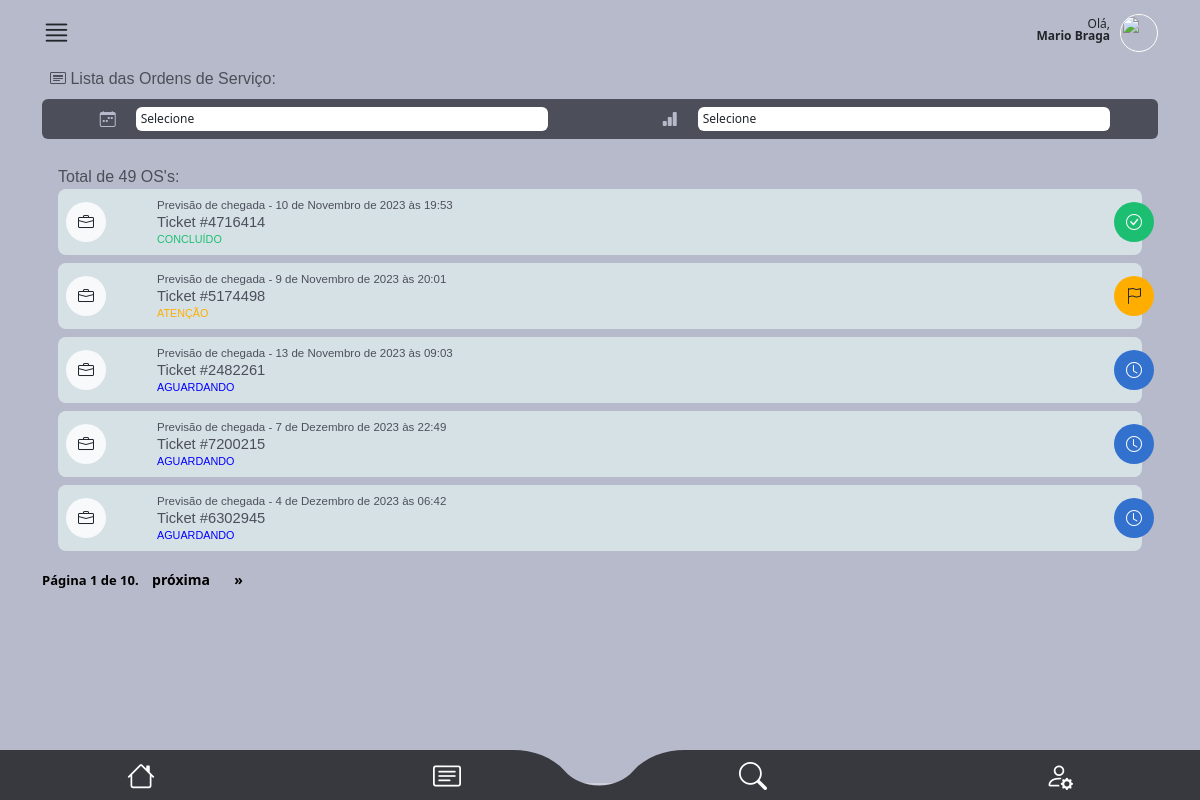
Screenshot of /main/minhas_os/ (signed in) with the database file from the repository.
### authentication/models.py (models this page shows, shortened)
class CustomUser(AbstractUser):
    telefone = models.CharField(max_length=15, null=False)
    endereco = models.ForeignKey(
        Endereco, on_delete=models.CASCADE, null=True, default=None
    )
    foto = models.ImageField(upload_to="img/perfil_user/", null=True, blank=True)
    email = models.EmailField(unique=True)

### staff/models.py (models this page shows, shortened)
class OrdemDeServico(models.Model):
    ticket = models.CharField(max_length=200, unique=True)
    tecnico = models.ForeignKey(
        CustomUser, on_delete=models.CASCADE, related_name="ordens_técnico"
    )
    staff = models.ForeignKey(
        CustomUser, on_delete=models.CASCADE, related_name="ordens_staff"
    )
    descricao = models.TextField(max_length=600)
    previsao_chegada = models.DateTimeField(editable=True)
    previsao_execucao = models.DateTimeField(editable=True)
    material = models.CharField(max_length=100, validators=[MinLengthValidator(3)])
    equipamento = models.CharField(max_length=100, validators=[MinLengthValidator(3)])
    data_criacao = models.DateTimeField(auto_now_add=True)
    cliente = models.ForeignKey(Cliente, on_delete=models.CASCADE)
    contrato = models.CharField(max_length=700, null=True, blank=True)
    atividade = models.CharField(max_length=50, choices=ACTIVITY_CHOICES)
    status_tecnico = models.CharField(max_length=50, choices=TECNICAL_CHOICES)
    status = models.CharField(
        max_length=10, choices=STATUS_CHOICES, default="Aguardando"
    )
    atraso_em_minutos = models.CharField(
        max_length=50, null=True, blank=True, choices=ATRASO_CHOICES
    )
    atraso_descricao = models.TextField(max_length=400, null=True, blank=True)
    descricao_reagendamento = models.TextField(max_length=400, null=True, blank=True)
    vezes_reagendada = models.IntegerField(default=0)

### main/views.py (the view, shortened to what this page needs)
@user_passes_test(is_tecnico)
def minhas_os(request):
    try:
        status_filter = request.GET.get("status")
        previsao_chegada_filter = request.GET.get("previsao_chegada")
        user = request.user
        ordens_ativas = OrdemDeServico.objects.filter(
            tecnico=user, status__in=["Atenção", "Urgente", "Aguardando", "Concluído"]
        )
        ordens_ativas_counter = OrdemDeServico.objects.filter(
            tecnico=user, status__in=["Atenção", "Urgente", "Aguardando", "Concluído"]
        )
        if status_filter and status_filter != "Todas":
            ordens_ativas = ordens_ativas.filter(status=status_filter)
        items_per_page = 5
        paginator = Paginator(ordens_ativas, items_per_page)
        page = request.GET.get("page")
        try:
            ordens_ativas = paginator.page(page)
        except PageNotAnInteger:
            ordens_ativas = paginator.page(1)
        except EmptyPage:
            ordens_ativas = paginator.page(paginator.num_pages)
        return render(
            request,
            "minhas_os.html",
            {"ordens_ativas": ordens_ativas, "qtdos": len(ordens_ativas_counter)},
        )
    except Exception as e:
        return render(request, "error.html", {"error_message": str(e)})

### main/helpers.py (called while the page is built)
def is_tecnico(user):
    return user.groups.filter(name="Técnico").exists()

### main/templates/minhas_os.html (shortened to what this page needs)
{% extends "base2.html" %}
{%load static%}
{% block rest %}
      <section id="lista_oc_scr">
        <div class="container">
            <div id="oc_lista">
                <label class="mt-1 mb-2 ms-2 font-medium color04"><i class="bi bi-bi bi-card-heading"></i> Lista das Ordens de Serviço:</label>
                <form id="filter_oc" class="bg04 p-2">
                  <div class="row">
                    <div class="col-6">
                      <div class="row">
                        <div class="col-2 text-end">
                          <i class="bi bi-calendar-week color03 me-1"></i>
                        </div>
                        <div class="col-10 p-0">
                          <select class="form-control ms-1" id = 'date-filter'>
                            <option selected>Selecione</option>
                          </select>
                        </div>
                      </div>
                    </div>
                    <div class="col-6">
                      <div class="row">
                        <div class="col-2 text-end">
                          <i class="bi bi-bar-chart-fill color03 me-1"></i>
                        </div>
                        <div class="col-10 p-0">
                          <select class="form-control ms-1" id='status-filter'>
                            <option selected>Selecione</option>
                          </select>
                        </div>
                      </div>
                    </div>
                  </div>
                </form>
              <div class="tab-pane fade show active" id="pills-01" role="tabpanel" aria-labelledby="pills-home-tab" tabindex="0">
                <label class="mt-2 font-medium color04">Total de {{qtdos}} OS's:</label>
                {% for ordem in ordens_ativas %}
                <div class="oc_lista_item">
                      <a href="{% url 'os_detail2' ordem.id %}" class="a-whole"></a>
                      <div class="row">
                          <div class="col-2 col-md-1">
                              <div class="icon bg-light"><i class="bi bi-briefcase text-dark"></i></div>
                          </div>
                          <div class="col-9 col-md-11">
                              <div class="oc_l_data color04 font-light">Previsão de chegada - {{ ordem.previsao_chegada }}</div>
                              <div class="oc_l_nome font-medium color04">Ticket #{{ ordem.ticket }}</div>
                              <div class="oc_l_status font-medium {% if ordem.status == 'Urgente' %}color-red{% elif ordem.status == 'Atenção' %}color-yellow{% elif ordem.status == 'Aguardando' %}color-blue{% elif ordem.status == 'Concluído' %}color-green{% endif %}">{{ ordem.status }}</div>
                          </div>
                          {% if ordem.status == "Urgente" %}
                              <div class="status_icon bg05 text-light">
                                  <i class="bi bi-exclamation-triangle-fill"></i>
                              </div>
                          {% elif ordem.status == "Atenção" %}
                              <div class="status_icon bg06 text-dark">
                                  <i class="bi bi-flag"></i>
                              </div>
                          {% elif ordem.status == "Aguardando" %}
                              <div class="status_icon bg01 text-light">
                                  <i class="bi bi-clock"></i>
                              </div>
                          {% elif ordem.status == "Concluído" %}
                              <div class="status_icon bg02 text-light">
                                <i class="bi bi-check-circle"></i>
                            </div>
                          {% endif %}
                      </div>
                  </div>
                  {% endfor %}
                </div>
                <div class="pagination">
                  <span class="step-links">
                      <span class="current-page">
                          Página {{ ordens_ativas.number }} de {{ ordens_ativas.paginator.num_pages }}.
                      </span>
                      {% if ordens_ativas.has_next %}
                          <a href="?page={{ ordens_ativas.next_page_number }}">próxima</a>
                          <a href="?page={{ ordens_ativas.paginator.num_pages }}">&raquo;</a>
                      {% endif %}
                  </span>
              </div>
              </div>
      </section>
  {% endblock %}

### main/templates/base2.html (shortened to what this page needs)
{%load static%}
<!DOCTYPE html>
<html lang="en" data-bs-theme="auto">
  <head>
    <link
      rel="stylesheet"
      href="https://cdn.jsdelivr.net/npm/@docsearch/css@3"
    />
    <link
      rel="stylesheet"
      href="https://cdn.jsdelivr.net/npm/bootstrap-icons@1.11.1/font/bootstrap-icons.css"
    />
    <link
      href="{% static 'assets/dist/css/bootstrap.min.css' %}"
      rel="stylesheet"
    />
    <link href="{% static 'assets/css/app_mamminfo.css' %}" rel="stylesheet" />
  </head>
  <body>
    <main class="bg03">
      <header>
        <div class="container">
          <div id="super_menu">
            <div class="row">
              <div class="col-3 text-start">
                <i class="bi bi-justify i_main"></i>
              </div>
              <div class="col-9 text-end">
                <p class="mt-2">
                  Olá,<br />
                  <strong>{{ user.first_name }} {{ user.last_name }}</strong>
                </p>
                <div class="photo_user mt-1">
                  {% if request.user.foto %}
                  <img src="{{ request.user.foto.url }}" alt="User Photo" />
                  {% else %}
                  <img
                    src="https://cdn-icons-png.flaticon.com/512/3106/3106807.png?auto=format&fit=crop&q=80&w=1760&ixlib=rb-4.0.3&ixid=M3wxMjA3fDB8MHxwaG90by1wYWdlfHx8fGVufDB8fHx8fA%3D%3D"
                    alt=""
                  />
                  {% endif %}
                </div>
              </div>
            </div>
          </div>
        </div>
      </header>
      {% block rest %}{% endblock %}
    </main>
    <footer>
      <ul class="row">
        <li class="col-3 mt-1">
          <a href="{% url 'dashboard' %}"><i class="bi bi-house"></i></a>
        </li>
        <li class="col-3 p-0 mt-1 text-start text-md-center">
          <a href="{% url 'minhas_os' %}" class="text-start text-md-center"
            ><i class="bi bi-card-text"></i
          ></a>
        </li>
        <li class="col-3 p-0 mt-1 text-end text-md-center">
          <a href="{% url 'tela_busca' %}" class="text-end text-md-center"
            ><i class="bi bi-search"></i
          ></a>
        </li>
        <li class="col-3 mt-1">
          <a href="{% url 'tela_user' %}"><i class="bi bi-person-gear"></i></a>
        </li>
      </ul>
    </footer>
  </body>
</html>

### main/templates/static/assets/css/app_mamminfo.css (style rules this page uses)
html { font-family: 'Noto', sans-serif;background: #ced0dc; }
.font-medium { font-family: 'NotoMedium', sans-serif;font-weight: 400; }
.font-light { font-family: 'NotoLight', sans-serif;font-weight: 300; }
.bg01 { background: #3371cf; }
.bg02 { background: #1cbf71; }
.bg03 { background: #b7baca; }
.bg04 { background: #4c4f5a; }
.bg06 { background: #ffae00; }
.color03 { color: #b7baca; }
.color04 { color: #4c4f5a; }
section { height: auto;min-height: 90vh;max-width: 100vw;width: 100%; }
.a-whole { position: absolute;top: 0;bottom: 0;left: 0;right: 0;width: 100%;height: 100%;z-index: 1;display: block; }
#super_menu { padding: 10px 0;position: relative; }
#super_menu p { font-size: .75rem;line-height: 100%;display: inline-block;margin: 0 10px 0 0; }
#super_menu .i_main { font-size: 1.8rem; }
#super_menu .photo_user { float: right;display: inline-block; }
#super_menu .photo_user img { width: 38px;height: 38px;display: block;border-radius: 38px;object-fit: cover;transform-origin: 50% 50%;border: 1px solid #fff; }
#oc_lista { padding-bottom: 72px; }
#oc_lista .tab-pane { padding: 8px 16px; }
#oc_lista .oc_lista_item { background: #d6e1e6;border-radius: 8px;padding: 8px;position: relative;margin-bottom: 8px; }
#oc_lista .oc_lista_item .icon { width: 40px;height: 40px;border-radius: 40px;display: inline-block;text-align: center;line-height: 40px;position: absolute;l: 0;top: 0;bottom: 0;margin: auto; }
#oc_lista .oc_lista_item .oc_l_data { font-size: .72rem; }
#oc_lista .oc_lista_item .oc_l_nome { font-size: .92rem;line-height: 112%;white-space: nowrap;overflow: hidden;text-overflow: ellipsis; }
#oc_lista .oc_lista_item .oc_l_status { font-size: .675rem;text-transform: uppercase; }
#oc_lista .oc_lista_item .status_icon { width: 40px;height: 40px;border-radius: 40px;display: inline-block;text-align: center;line-height: 40px;position: absolute;right: -12px;top: 0;bottom: 0;margin: auto; }
footer { position: fixed;z-index: 5; width: 100%;bottom: 0;background: url(../img/footer.svg) 50% 50% / cover;height: 50px; }
footer ul { padding: 0;margin: 0;text-align: center; }
footer ul li { list-style: none;display: inline-block; }
footer li a { color: #fff;font-size: 1.75rem;width: 100%;text-align: center;display: block; }
#filter_oc { border-radius: 6px;width: 100%;height: 40px;margin-bottom: 10px; }
#filter_oc .form-control { font-size: .75rem;height: 24px;padding: 1px 5px;border: none;width: 88%; }

### rows the page displays
CustomUser: first_name "Mario", last_name "Braga"
OrdemDeServico: previsao_chegada "10 de Novembro de 2023 às 19:53", ticket "4716414", status "CONCLUÍDO"
OrdemDeServico: previsao_chegada "9 de Novembro de 2023 às 20:01", ticket "5174498", status "ATENÇÃO"
OrdemDeServico: previsao_chegada "13 de Novembro de 2023 às 09:03", ticket "2482261", status "AGUARDANDO"
OrdemDeServico: previsao_chegada "7 de Dezembro de 2023 às 22:49", ticket "7200215", status "AGUARDANDO"
OrdemDeServico: previsao_chegada "4 de Dezembro de 2023 às 06:42", ticket "6302945", status "AGUARDANDO"

### other values shown
{{ qtdos }} "49"
{{ ordens_ativas.number }} "1"
{{ ordens_ativas.paginator.num_pages }} "10"
